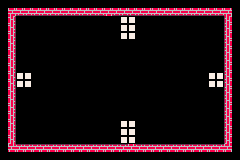

Rendered tile map (Tiled .tmx) drawn with the repository's tilesets; below, a short description and the full map source, tile grids included:
An orthogonal 30x20 tile map with 8x8 px tiles, 4 tile layers (Background, Wall, Snake and food, Hide), 2 tilesets.

<map version="1.10" tiledversion="1.11.2" orientation="orthogonal" renderorder="right-down" width="30" height="20" tilewidth="8" tileheight="8" infinite="0" nextlayerid="5" nextobjectid="1">
 <tileset firstgid="1" source="../Object/Snake1.tsx" />
 <tileset firstgid="501" source="../Object/Snake2.tsx" />
 <layer id="1" name="Background" width="30" height="20">
  <data encoding="csv">
108,108,108,108,108,108,108,108,108,108,108,108,108,108,108,108,108,108,108,108,108,108,108,108,108,108,108,108,108,108,
108,108,108,108,108,108,108,108,108,108,108,108,108,108,108,108,108,108,108,108,108,108,108,108,108,108,108,108,108,108,
108,108,108,108,108,108,108,108,108,108,108,108,108,108,108,108,108,108,108,108,108,108,108,108,108,108,108,108,108,108,
108,108,108,108,108,108,108,108,108,108,108,108,108,108,108,108,108,108,108,108,108,108,108,108,108,108,108,108,108,108,
108,108,108,108,108,108,108,108,108,108,108,108,108,108,108,108,108,108,108,108,108,108,108,108,108,108,108,108,108,108,
108,108,108,108,108,108,108,108,108,108,108,108,108,108,108,108,108,108,108,108,108,108,108,108,108,108,108,108,108,108,
108,108,108,108,108,108,108,108,108,108,108,108,108,108,108,108,108,108,108,108,108,108,108,108,108,108,108,108,108,108,
108,108,108,108,108,108,108,108,108,108,108,108,108,108,108,108,108,108,108,108,108,108,108,108,108,108,108,108,108,108,
108,108,108,108,108,108,108,108,108,108,108,108,108,108,108,108,108,108,108,108,108,108,108,108,108,108,108,108,108,108,
108,108,108,108,108,108,108,108,108,108,108,108,108,108,108,108,108,108,108,108,108,108,108,108,108,108,108,108,108,108,
108,108,108,108,108,108,108,108,108,108,108,108,108,108,108,108,108,108,108,108,108,108,108,108,108,108,108,108,108,108,
108,108,108,108,108,108,108,108,108,108,108,108,108,108,108,108,108,108,108,108,108,108,108,108,108,108,108,108,108,108,
108,108,108,108,108,108,108,108,108,108,108,108,108,108,108,108,108,108,108,108,108,108,108,108,108,108,108,108,108,108,
108,108,108,108,108,108,108,108,108,108,108,108,108,108,108,108,108,108,108,108,108,108,108,108,108,108,108,108,108,108,
108,108,108,108,108,108,108,108,108,108,108,108,108,108,108,108,108,108,108,108,108,108,108,108,108,108,108,108,108,108,
108,108,108,108,108,108,108,108,108,108,108,108,108,108,108,108,108,108,108,108,108,108,108,108,108,108,108,108,108,108,
108,108,108,108,108,108,108,108,108,108,108,108,108,108,108,108,108,108,108,108,108,108,108,108,108,108,108,108,108,108,
108,108,108,108,108,108,108,108,108,108,108,108,108,108,108,108,108,108,108,108,108,108,108,108,108,108,108,108,108,108,
108,108,108,108,108,108,108,108,108,108,108,108,108,108,108,108,108,108,108,108,108,108,108,108,108,108,108,108,108,108,
108,108,108,108,108,108,108,108,108,108,108,108,108,108,108,108,108,108,108,108,108,108,108,108,108,108,108,108,108,108
</data>
 </layer>
 <layer id="2" name="Wall" width="30" height="20">
  <data encoding="csv">
0,0,0,0,0,0,0,0,0,0,0,0,0,0,0,0,0,0,0,0,0,0,0,0,0,0,0,0,0,0,
0,63,64,65,66,67,68,69,70,71,72,73,74,63,64,65,66,67,68,69,70,71,72,73,74,75,76,77,78,0,
0,83,0,0,0,0,0,0,0,0,0,0,0,0,0,153,153,0,0,0,0,0,0,0,0,0,0,0,98,0,
0,103,0,0,0,0,0,0,0,0,0,0,0,0,0,153,153,0,0,0,0,0,0,0,0,0,0,0,118,0,
0,83,0,0,0,0,0,0,0,0,0,0,0,0,0,173,173,0,0,0,0,0,0,0,0,0,0,0,138,0,
0,103,0,0,0,0,0,0,0,0,0,0,0,0,0,0,0,0,0,0,0,0,0,0,0,0,0,0,98,0,
0,123,0,0,0,0,0,0,0,0,0,0,0,0,0,0,0,0,0,0,0,0,0,0,0,0,0,0,118,0,
0,143,0,0,0,0,0,0,0,0,0,0,0,0,0,0,0,0,0,0,0,0,0,0,0,0,0,0,138,0,
0,163,0,0,0,0,0,0,0,0,0,0,0,0,0,0,0,0,0,0,0,0,0,0,0,0,0,0,158,0,
0,183,153,153,0,0,0,0,0,0,0,0,0,0,0,0,0,0,0,0,0,0,0,0,0,0,153,153,178,0,
0,203,173,173,0,0,0,0,0,0,0,0,0,0,0,0,0,0,0,0,0,0,0,0,0,0,173,173,198,0,
0,223,0,0,0,0,0,0,0,0,0,0,0,0,0,0,0,0,0,0,0,0,0,0,0,0,0,0,218,0,
0,243,0,0,0,0,0,0,0,0,0,0,0,0,0,0,0,0,0,0,0,0,0,0,0,0,0,0,238,0,
0,263,0,0,0,0,0,0,0,0,0,0,0,0,0,0,0,0,0,0,0,0,0,0,0,0,0,0,258,0,
0,283,0,0,0,0,0,0,0,0,0,0,0,0,0,0,0,0,0,0,0,0,0,0,0,0,0,0,278,0,
0,303,0,0,0,0,0,0,0,0,0,0,0,0,0,153,153,0,0,0,0,0,0,0,0,0,0,0,298,0,
0,323,0,0,0,0,0,0,0,0,0,0,0,0,0,173,173,0,0,0,0,0,0,0,0,0,0,0,318,0,
0,343,0,0,0,0,0,0,0,0,0,0,0,0,0,173,173,0,0,0,0,0,0,0,0,0,0,0,338,0,
0,363,364,365,366,367,368,369,370,371,372,373,374,375,376,377,378,367,368,369,370,371,372,373,374,375,376,377,378,0,
0,0,0,0,0,0,0,0,0,0,0,0,0,0,0,0,0,0,0,0,0,0,0,0,0,0,0,0,0,0
</data>
 </layer>
 <layer id="3" name="Snake and food" width="30" height="20">
  <data encoding="csv">
0,0,0,0,0,0,0,0,0,0,0,0,0,0,0,0,0,0,0,0,0,0,0,0,0,0,0,0,0,0,
0,0,0,0,0,0,0,0,0,0,0,0,0,0,0,0,0,0,0,0,0,0,0,0,0,0,0,0,0,0,
0,0,0,0,0,0,0,0,0,0,0,0,0,0,0,0,0,0,0,0,0,0,0,0,0,0,0,0,0,0,
0,0,0,0,0,0,0,0,0,0,0,0,0,0,0,0,0,0,0,0,0,0,0,0,0,0,0,0,0,0,
0,0,0,0,0,0,0,0,0,0,0,0,0,0,0,0,0,0,0,0,0,0,0,0,0,0,0,0,0,0,
0,0,0,0,0,0,0,0,0,0,0,0,0,0,0,0,0,0,0,0,0,0,0,0,0,0,0,0,0,0,
0,0,0,0,0,0,0,0,0,0,0,0,0,0,0,0,0,0,0,0,0,0,0,0,0,0,0,0,0,0,
0,0,0,0,0,0,0,0,0,0,0,0,0,0,0,0,0,0,0,0,0,0,0,0,0,0,0,0,0,0,
0,0,0,0,0,0,0,0,0,0,0,0,0,0,0,0,0,0,0,0,0,0,0,0,0,0,0,0,0,0,
0,0,0,0,0,0,0,0,0,0,0,0,0,0,0,0,0,0,0,0,0,0,0,0,0,0,0,0,0,0,
0,0,0,0,0,0,0,0,0,0,0,0,0,0,0,0,0,0,0,0,0,0,0,0,0,0,0,0,0,0,
0,0,0,0,0,0,0,0,0,0,0,0,0,0,0,0,0,0,0,0,0,0,0,0,0,0,0,0,0,0,
0,0,0,0,0,0,0,0,0,0,0,0,0,0,0,0,0,0,0,0,0,0,0,0,0,0,0,0,0,0,
0,0,0,0,0,0,0,0,0,0,0,0,0,0,0,0,0,0,0,0,0,0,0,0,0,0,0,0,0,0,
0,0,0,0,0,0,0,0,0,0,0,0,0,0,0,0,0,0,0,0,0,0,0,0,0,0,0,0,0,0,
0,0,0,0,0,0,0,0,0,0,0,0,0,0,0,0,0,0,0,0,0,0,0,0,0,0,0,0,0,0,
0,0,0,0,0,0,0,0,0,0,0,0,0,0,0,0,0,0,0,0,0,0,0,0,0,0,0,0,0,0,
0,0,0,0,0,0,0,0,0,0,0,0,0,0,0,0,0,0,0,0,0,0,0,0,0,0,0,0,0,0,
0,0,0,0,0,0,0,0,0,0,0,0,0,0,0,0,0,0,0,0,0,0,0,0,0,0,0,0,0,0,
0,0,0,0,0,0,0,0,0,0,0,0,0,0,0,230,230,230,230,230,233,196,335,552,551,550,0,0,0,0
</data>
 </layer>
 <layer id="4" name="Hide" width="30" height="20">
  <data encoding="csv">
0,0,0,0,0,0,0,0,0,0,0,0,0,0,0,0,0,0,0,0,0,0,0,0,0,0,0,0,0,0,
0,0,0,0,0,0,0,0,0,0,0,0,0,0,0,0,0,0,0,0,0,0,0,0,0,0,0,0,0,0,
0,0,0,0,0,0,0,0,0,0,0,0,0,0,0,0,0,0,0,0,0,0,0,0,0,0,0,0,0,0,
0,0,0,0,0,0,0,0,0,0,0,0,0,0,0,0,0,0,0,0,0,0,0,0,0,0,0,0,0,0,
0,0,0,0,0,0,0,0,0,0,0,0,0,0,0,0,0,0,0,0,0,0,0,0,0,0,0,0,0,0,
0,0,0,0,0,0,0,0,0,0,0,0,0,0,0,0,0,0,0,0,0,0,0,0,0,0,0,0,0,0,
0,0,0,0,0,0,0,0,0,0,0,0,0,0,0,0,0,0,0,0,0,0,0,0,0,0,0,0,0,0,
0,0,0,0,0,0,0,0,0,0,0,0,0,0,0,0,0,0,0,0,0,0,0,0,0,0,0,0,0,0,
0,0,0,0,0,0,0,0,0,0,0,0,0,0,0,0,0,0,0,0,0,0,0,0,0,0,0,0,0,0,
0,0,0,0,0,0,0,0,0,0,0,0,0,0,0,0,0,0,0,0,0,0,0,0,0,0,0,0,0,0,
0,0,0,0,0,0,0,0,0,0,0,0,0,0,0,0,0,0,0,0,0,0,0,0,0,0,0,0,0,0,
0,0,0,0,0,0,0,0,0,0,0,0,0,0,0,0,0,0,0,0,0,0,0,0,0,0,0,0,0,0,
0,0,0,0,0,0,0,0,0,0,0,0,0,0,0,0,0,0,0,0,0,0,0,0,0,0,0,0,0,0,
0,0,0,0,0,0,0,0,0,0,0,0,0,0,0,0,0,0,0,0,0,0,0,0,0,0,0,0,0,0,
0,0,0,0,0,0,0,0,0,0,0,0,0,0,0,0,0,0,0,0,0,0,0,0,0,0,0,0,0,0,
0,0,0,0,0,0,0,0,0,0,0,0,0,0,0,0,0,0,0,0,0,0,0,0,0,0,0,0,0,0,
0,0,0,0,0,0,0,0,0,0,0,0,0,0,0,0,0,0,0,0,0,0,0,0,0,0,0,0,0,0,
0,0,0,0,0,0,0,0,0,0,0,0,0,0,0,0,0,0,0,0,0,0,0,0,0,0,0,0,0,0,
0,0,0,0,0,0,0,0,0,0,0,0,0,0,0,0,0,0,0,0,0,0,0,0,0,0,0,0,0,0,
0,0,0,0,0,0,0,0,0,0,0,0,0,249,250,251,252,249,250,251,252,253,254,255,538,538,0,0,0,0
</data>
 </layer>
</map>
